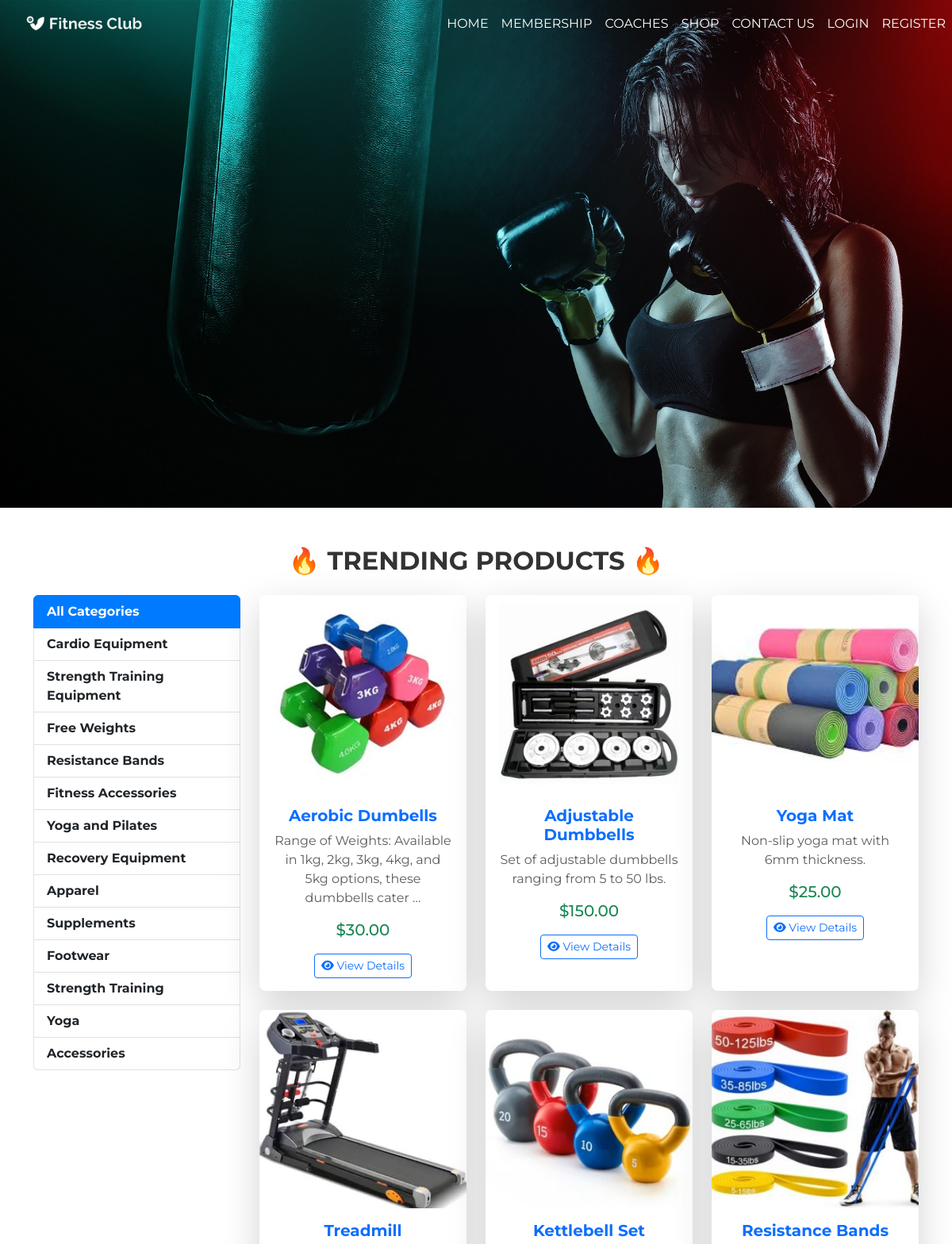
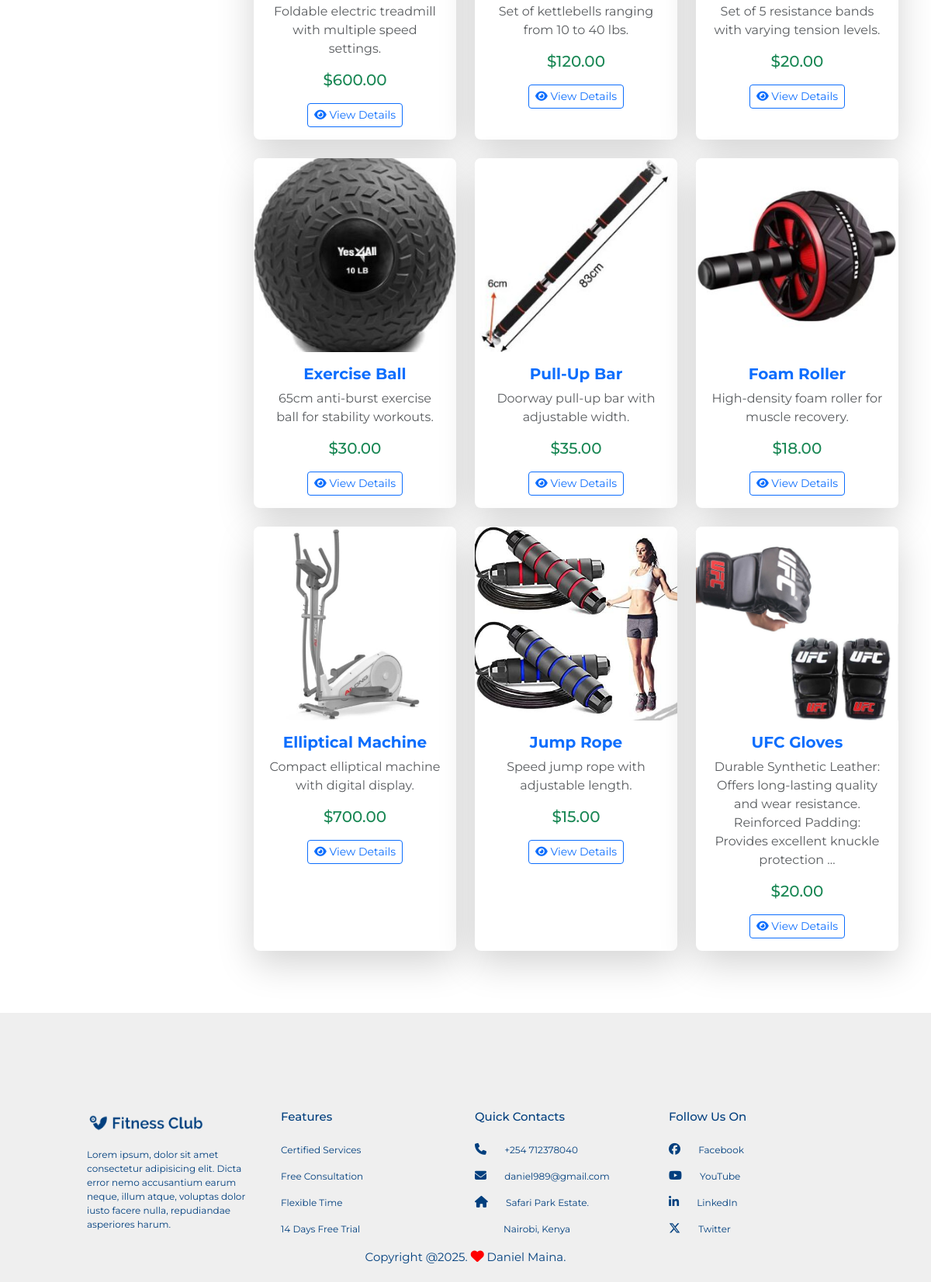
The app's page /shop/ with its own data (2 pictures, top to bottom).
### shop/models.py (models this page shows, shortened)
class Category(models.Model):
    name = models.CharField(max_length=100, unique=True)
    slug = models.SlugField(unique=True, blank=True)

class Product(models.Model):
    category = models.ForeignKey(Category, on_delete=models.CASCADE, related_name="products")
    name = models.CharField(max_length=200)
    slug = models.SlugField(unique=True, blank=True)
    description = models.TextField(blank=True)
    price = models.DecimalField(max_digits=8, decimal_places=2)
    image = models.ImageField(upload_to='product_images/', blank=True, null=True)
    stock = models.PositiveIntegerField(default=0)
    available = models.BooleanField(default=True)
    created = models.DateTimeField(auto_now_add=True)
    updated = models.DateTimeField(auto_now=True)

### shop/views.py (the view)
# urls.py: path('', views.ProductListView.as_view(), name='product_list'),
class ProductListView(ListView):
    model = Product
    template_name = "shop/product_list.html"
    context_object_name = "products"
    def get_queryset(self):
        category_slug = self.request.GET.get("category")
        if category_slug:
            return Product.objects.filter(category__slug=category_slug)
        return Product.objects.all()
    def get_context_data(self, **kwargs):
        context = super().get_context_data(**kwargs)
        context["categories"] = Category.objects.all()
        context["selected_category"] = self.request.GET.get("category", "")
        return context

### cart/context_processors.py (called while the page is built)
def cart_count(request):
    count = 0
    if request.user.is_authenticated:
        count = CartItem.objects.filter(cart__user=request.user).count()
    else:
        cart = request.session.get("cart", {})
        count = sum(item["quantity"] for item in cart.values())
    return {"cart_count": count}

### shop/templates/shop/product_list.html (shortened to what this page needs)
{% extends 'base.html' %}
{% load static %}
{% block main_content %}
<div class="container mt-5">
    <h2 class="mb-4 text-center text-uppercase fw-bold" style="color: #333;">🔥 Trending Products 🔥</h2>
    <div class="row">
        <div class="col-md-3">
            <div class="list-group">
                <a href="{% url 'shop:product_list' %}"
                    class="list-group-item list-group-item-action {% if not selected_category %}active{% endif %}">
                    All Categories
                </a>
                {% for category in categories %}
                <a href="{% url 'shop:category_products' category.slug %}"
                    class="list-group-item list-group-item-action {% if selected_category == category.slug %}active{% endif %}">
                    {{ category.name }}
                </a>
                {% endfor %}
            </div>
        </div>
        <div class="col-md-9">
            <div class="row row-cols-1 row-cols-md-3 g-4">
                {% for product in products %}
                <div class="col">
                    <div class="card h-100 shadow-lg border-0 rounded-3 product-card">
                        <div class="position-relative">
                            {% if product.image %}
                            <img src="{{ product.image.url }}" class="card-img-top product-img"
                                alt="{{ product.name }}">
                            {% else %}
                            <img src="{% static 'shop/images/placeholder.png' %}" class="card-img-top product-img"
                                alt="No Image">
                            {% endif %}
                        </div>
                        <div class="card-body text-center">
                            <h5 class="card-title text-primary fw-bold">{{ product.name }}</h5>
                            <p class="card-text text-muted">{{ product.description|truncatewords:15 }}</p>
                            <p class="text-dark fw-bold">
                                <span class="text-success h5">${{ product.price }}</span>
                            </p>
                            <div class="d-flex flex-wrap justify-content-center gap-2 mt-3">
                                <a href="{% url 'shop:product_detail' product.slug %}" class="btn btn-outline-primary btn-sm">
                                    <i class="fas fa-eye"></i> View Details
                                </a>
                            </div>
                        </div>
                    </div>
                </div>
                {% endfor %}
            </div>
        </div>
    </div>
</div>
{% endblock %}

### gym/static/css/style.css (style rules this page uses)
* { margin: 0; padding: 0; font-family: "Montserrat", sans-serif; }
.product-img { height: 250px; object-fit: cover; border-top-left-radius: 8px; border-top-right-radius: 8px; }
.product-card { transition: transform 0.3s ease-in-out, box-shadow 0.3s; }
.list-group-item { font-weight: bold; transition: 0.3s; }
.list-group-item.active { background-color: #007bff !important; color: white !important; }

### records on screen
Category: name "Cardio Equipment"
Category: name "Strength Training Equipment"
Category: name "Free Weights"
Category: name "Resistance Bands"
Category: name "Fitness Accessories"
Category: name "Yoga and Pilates"
Category: name "Recovery Equipment"
Category: name "Apparel"
Category: name "Supplements"
Category: name "Footwear"
Category: name "Strength Training"
Category: name "Yoga"
Category: name "Accessories"
Product: image (picture), name "Aerobic Dumbells", description "Range of Weights: Available in 1kg, 2kg, 3kg, 4kg, and 5kg options, these dumbbells cater …", price "30.00"
Product: image (picture), name "Adjustable Dumbbells", description "Set of adjustable dumbbells ranging from 5 to 50 lbs.", price "150.00"
Product: image (picture), name "Yoga Mat", description "Non-slip yoga mat with 6mm thickness.", price "25.00"
Product: image (picture), name "Treadmill", description "Foldable electric treadmill with multiple speed settings.", price "600.00"
Product: image (picture), name "Kettlebell Set", description "Set of kettlebells ranging from 10 to 40 lbs.", price "120.00"
Product: image (picture), name "Resistance Bands", description "Set of 5 resistance bands with varying tension levels.", price "20.00"
Product: image (picture), name "Exercise Ball", description "65cm anti-burst exercise ball for stability workouts.", price "30.00"
Product: image (picture), name "Pull-Up Bar", description "Doorway pull-up bar with adjustable width.", price "35.00"
Product: image (picture), name "Foam Roller", description "High-density foam roller for muscle recovery.", price "18.00"
Product: image (picture), name "Elliptical Machine", description "Compact elliptical machine with digital display.", price "700.00"
Product: image (picture), name "Jump Rope", description "Speed jump rope with adjustable length.", price "15.00"
Product: image (picture), name "UFC Gloves", description "Durable Synthetic Leather: Offers long-lasting quality and wear resistance. Reinforced Padding: Provides excellent knuckle protection …", price "20.00"
